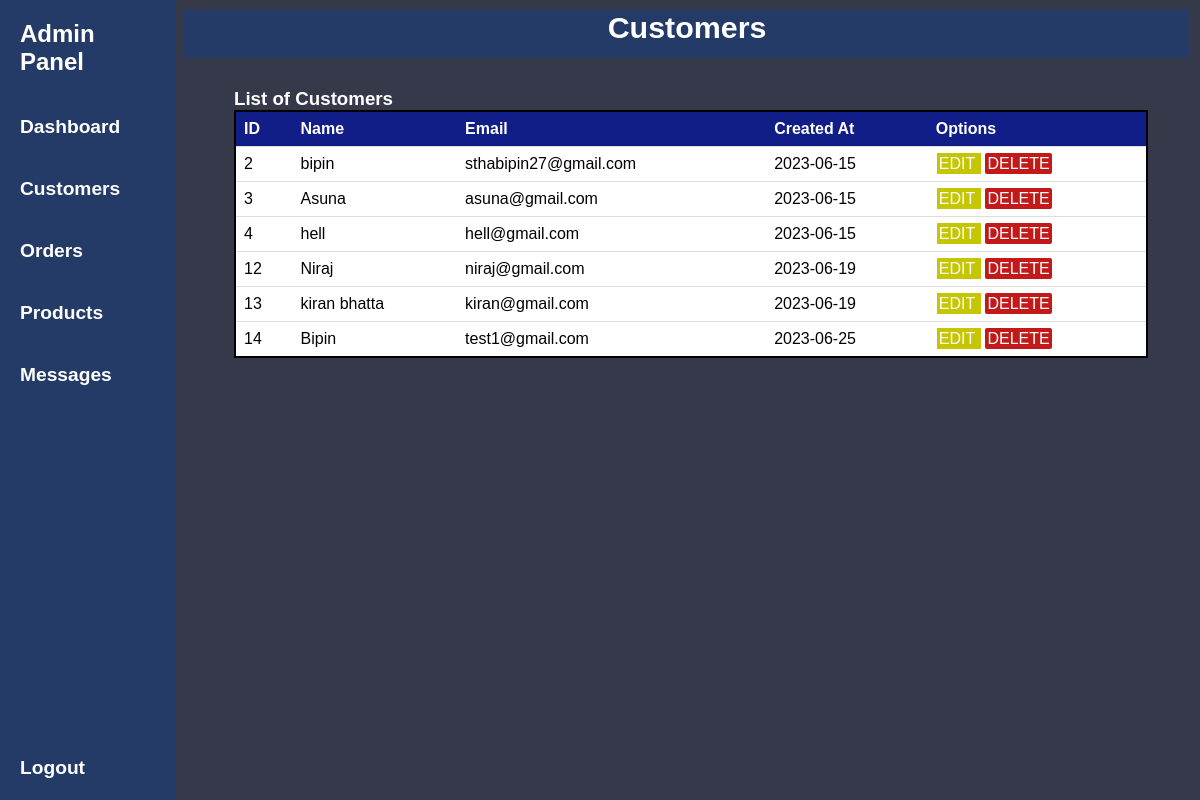
The app's page /ADMIN/customer.php (signed in) with its own data.
### tables this page shows
CREATE TABLE `customer_details` (
  `c_id` int(11) NOT NULL,
  `name` varchar(255) DEFAULT NULL,
  `username` varchar(255) NOT NULL,
  `email` varchar(255) DEFAULT NULL,
  `password` varchar(255) DEFAULT NULL,
  `created_at` date NOT NULL DEFAULT current_timestamp()
);

### ADMIN/customer.php (the view, shortened to what this page needs)
<!DOCTYPE html>
<html lang="en">
<head>
    <link rel="stylesheet" type="text/css" href="css/customer.css?=1">
</head>
<body>
    <div class="container">
        <div class="sidebar">
            <?php
            include "sidebar.php";
            ?>
        </div>
        <div class="main">
            <center>
                <h2>Customers</h2>
            </center>
            <h3>List of Customers</h3>
            <div class="table-responsive">
                <table class="table table-bordered table-hover table-striped">
                    <thead>
                        <tr>
                            <th>ID</th>
                            <th>Name</th>
                            <th>Email</th>
                            <th>Created At</th>
                            <th>Options</th>
                        </tr>
                    </thead>
                    <tbody>
                        <?php
                        $query = 'SELECT * FROM customer_details';
                        $result = mysqli_query($conn, $query) or die(mysqli_error($conn));
                        while ($row = mysqli_fetch_assoc($result)) {
                            echo '<tr>';
                            echo '<td>' . $row['c_id'] . '</td>';
                            echo '<td>' . $row['name'] . '</td>';
                            echo '<td>' . $row['email'] . '</td>';
                            echo '<td>' . $row['created_at'] . '</td>';
                            echo '<td> <a  type="button" class="btn-edit" href="edit.php?action=edit & id=' . $row['c_id'] . '"> EDIT </a> ';
                            echo ' <a  type="button" class="btn btn-delete" href="del.php?type=people&delete & id=' . $row['c_id'] . '">DELETE </a> </td>';
                            echo '</tr> ';
                        }
                        ?>
                    </tbody>
                </table>
            </div>
        </div>
    </div>
</body>
</html>

### ADMIN/css/customer.css (style rules this page uses)
* { margin: 0%; padding: 0%; font-family: "Trebuchet MS", "Lucida Sans Unicode", "Lucida Grande", "Lucida Sans", Arial, sans-serif; }
body { background-color: #363949; }
.main h2 { margin-top: 10px; background-color: #243b67; color: rgb(255, 255, 255); font-size: 1.9rem; margin-right: 10px; height: 3rem; }
.main h3 { margin-top: 30px; margin-left: 50px; color: #fff; }
table { margin-left: 50px; border: 2px solid black; background-color: #fff; border-collapse: collapse; width: 90%; }
th, td { padding: 8px; text-align: left; border-bottom: 1px solid #ddd; background-color: #fff; }
th { background-color: #111e88; color: white; }
a { color: black; text-decoration: none; }
.btn-edit { background-color: rgb(197, 197, 0); border: 1px; margin-left: 1px; color: white; padding: 2px; }
.btn-delete { background-color: rgb(195, 25, 25); border: 1px; margin-left: 4px; border-radius: 2px; color: white; padding: 2px; }

### ADMIN/css/sidebar.css (style rules this page uses)
* { font-family: "Trebuchet MS", "Lucida Sans Unicode", "Lucida Grande", "Lucida Sans", Arial, sans-serif; }
* { margin: 0%; padding: 0%; }
body { background-color: #363949; }
.container { width: auto; height: auto; display: grid; grid: "sidebar ." 1fr / auto 1fr; gap: 8px; }
h2 { color: #fff; }
.sidebar { grid-area: sidebar; background-color: #243b67; height: 100vh; width: 11rem; }

### records on screen
customer_details: c_id "2", name "bipin", email "sthabipin27@gmail.com", created_at "2023-06-15"
customer_details: c_id "3", name "Asuna", email "asuna@gmail.com", created_at "2023-06-15"
customer_details: c_id "4", name "hell", email "hell@gmail.com", created_at "2023-06-15"
customer_details: c_id "12", name "Niraj", email "niraj@gmail.com", created_at "2023-06-19"
customer_details: c_id "13", name "kiran bhatta", email "kiran@gmail.com", created_at "2023-06-19"
customer_details: c_id "14", name "Bipin", email "test1@gmail.com", created_at "2023-06-25"
